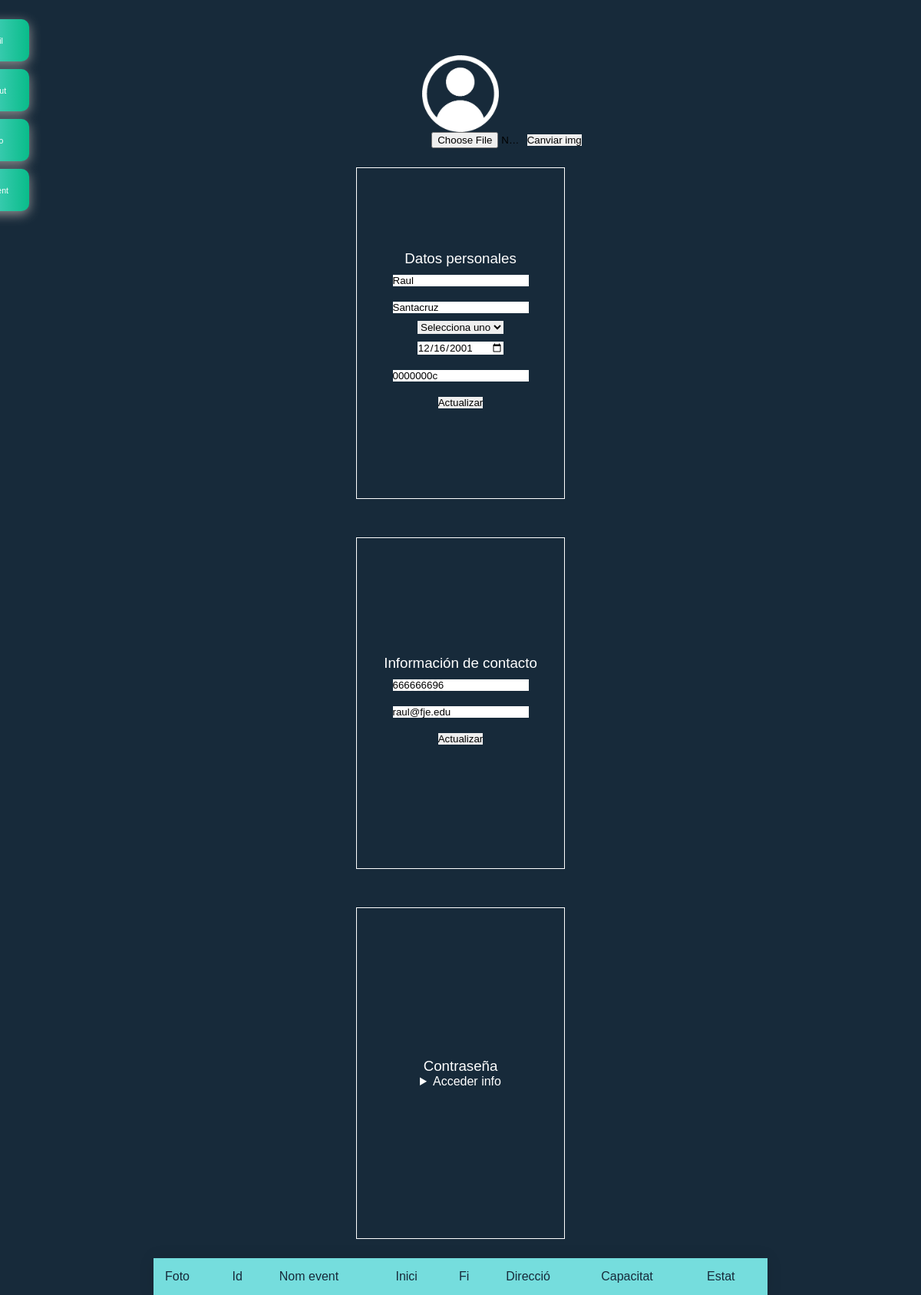
Screenshot of /view/perfil.php (signed in) with the database file from the repository.
### tables this page shows
CREATE TABLE `tbl_usuari` (
  `id_user` int(11) NOT NULL,
  `email_user` varchar(20) NOT NULL,
  `pass_user` varchar(40) DEFAULT NULL,
  `nom_user` varchar(20) NOT NULL,
  `cognom_user` varchar(20) NOT NULL,
  `dni_user` varchar(9) NOT NULL,
  `data_naix_user` date NOT NULL,
  `sexe_user` enum('Hombre','Mujer','Otros') NOT NULL,
  `telf_user` varchar(9) NOT NULL,
  `foto_user` varchar(200) DEFAULT NULL,
  `rol_user` int(11) NOT NULL
);

### view/perfil.php (the view, shortened to what this page needs)
<?php
if (isset($_SESSION['email'])){
    include_once '../services/conection.php';
    $email_usu= $_SESSION['email'] ;
?>
<!DOCTYPE html>
<html lang="en">
<head>
    <link rel="stylesheet" href="../css/styles.css">
    <link rel="stylesheet" href="../css/menu.css">
</head>
<?php
$user=$pdo->prepare("SELECT * from tbl_usuari WHERE email_user='$email_usu'");
                $user->execute();
                $user=$user->fetchAll(PDO::FETCH_ASSOC);
?>
<body class="profile">
    <div class="region-profile flex-cv">
        <?php foreach ($user as $user) { ?>
        <div class="foto-perfil">
            <img
             src="<?php if($user['foto_user']!=null){
                 echo $user['foto_user'];
             }else{
                 echo "../media/img/profile.png";
             }?>"
             >
             <form action="../procedures/profile/update-foto.php" method="POST" enctype="multipart/form-data">
                <input aria-required="true" required type="file" name="foto" id="" accept="image/*">
                <input type="submit" value="Canviar img">
            </form>
        </div>
        <div class="personal-data box-profile">
            <h3>Datos personales</h3>
            <form action="../procedures/profile/update-pd-profile.php">
                <input aria-required="true" required type="text" name="nom_user" id="" value="<?php echo $user['nom_user']; ?>">
                <input aria-required="true" required type="text" name="cognom_user" id="" value="<?php echo $user['cognom_user']; ?>">
                <select aria-required="true" required name="sexe_user" id="" value="<?php echo $user['sexe_user']; ?>">
                    <option value="">Selecciona uno</option>
                </select>
                <input aria-required="true" required type="date" name="data_naix_user" id="" value="<?php echo $user['data_naix_user']; ?>">
                <input aria-required="true" required type="text" name="dni_user" id="dni" value="<?php echo $user['dni_user']; ?>">
                <input type="submit" value="Actualizar">
            </form>
        </div>
        <div class="contact-data box-profile">
            <h3>Información de contacto</h3>
            <form action="../procedures/profile/update-cd-profile.php">
                <input aria-required="true" required type="telf" name="telf_user" value="<?php echo $user['telf_user']; ?>">
                <input aria-required="true" required type="email" name="email_user" id="" value="<?php echo $user['email_user']; ?>">
                <input type="submit" value="Actualizar">
            </form>
        </div>
        <div class="password box-profile">
            <h3>Contraseña</h3>
            <details><summary>Acceder info</summary>
            </details>
        </div>
                    <?php
                } ?>
                    <table>
            <thead>
                <tr>
                    <th>Foto</th>
                    <th>Id</th>
                    <th>Nom event</th>
                    <th>Inici</th>
                    <th>Fi</th>
                    <th>Direcció</th>
                    <th>Capacitat</th>
                    <th>Estat</th>
                </tr>
            </thead>
        </table>
    </div>
    <div class="leftMenu" id="leftMenu">
        <?php if(!isset($_SESSION['email'])){?>
            <button type="submit" title="Cerrar sesión" class="btn-micromenu color btn-abrirPop btn-abrirPop2"><i class="far fa-sign-out"></i><p>Iniciar sesion</p></button>
        <?php }else{?>
            <button title="Perfil" class="btn-micromenu color" ><a class="a-menu" href='../view/perfil.php'></a><i class="fas fa-user"></i><p>Perfil</p></button>
            <form action="../procedures/logout.proc.php" method="post">
                <button title="Cerrar sesión" class="btn-micromenu color"><i class="far fa-sign-out"></i><p>Logout</p></button>
            </form>
        <?php }?>
        <button title="Inicio" class="btn-micromenu color" ><i class="fas fa-home"></i><a class="a-menu" href='../view/inicio.php'></a><p>Inicio</p></button>
        <?php if(isset($_COOKIE["rol"]) && ($_COOKIE["rol"]=="Responsable" || $_COOKIE["rol"]=="SuperUser")){ ?>
            <button title="Event managment" class="btn-micromenu color" ><a class="a-menu" href='../view/tabla-responsable.php'></a><i class="fas fa-calendar-alt"></i><p>G.Event</p></button>
            <?php } ?>
    </div>
</body>
</html>
<?php
}else{
    header("Location:../view/inicio.php");
}?>

### css/styles.css (style rules this page uses)
.flex-cv, .region-event-single .event-data form, .profile .region-profile .foto-perfil, .profile .region-profile .box-profile, .profile .region-profile .box-profile form, .popup .form-body, .popup form { display: -webkit-box; display: -ms-flexbox; display: flex; -webkit-box-pack: center; -ms-flex-pack: center; justify-content: center; justify-items: center; -ms-flex-line-pack: center; align-content: center; -webkit-box-align: center; -ms-flex-align: center; align-items: center; }
:root { --color1: $color1; --color2: $color2; --color3: $color3; --color4: $color4; --color4: $color5; --red: $red; --yellow: $yellow; --white: $white; --black: $black; --fuente1: 'Quicksand', sans-serif; }
* { font-family: var(--fuente1); font-weight: 400; margin: 0; padding: 0; border: 0; }
body { height: 100%; width: 100%; min-height: 100vh; }
body.profile { background: #172A3A; }
:root { --surface-color: #fff; --curve: 40; }
.profile .region-profile { -webkit-box-orient: horizontal; -webkit-box-direction: normal; -ms-flex-flow: row wrap; flex-flow: row wrap; }
@media (max-width: 1200px) { .profile .region-profile { -webkit-box-orient: vertical; -webkit-box-direction: normal; -ms-flex-flow: column wrap; flex-flow: column wrap; } }
.profile .region-profile .foto-perfil { margin-top: calc(40px + 4vh); -webkit-box-orient: horizontal; -webkit-box-direction: normal; -ms-flex-flow: row wrap; flex-flow: row wrap; min-width: 90vw; }
@media (max-width: 1200px) { .profile .region-profile .foto-perfil { -webkit-box-orient: vertical; -webkit-box-direction: normal; -ms-flex-flow: column wrap; flex-flow: column wrap; } }
.profile .region-profile .foto-perfil img { max-height: 100px; }
.profile .region-profile .foto-perfil form { margin-left: 10vw; }
.profile .region-profile .foto-perfil form input[type='file'] { max-width: 10vw; }
.profile .region-profile .box-profile { -webkit-box-orient: vertical; -webkit-box-direction: normal; -ms-flex-flow: column; flex-flow: column; padding: 15px; margin: 25px; border: solid 1px #fff; min-height: 50vh; min-width: 20vw; }
.profile .region-profile .box-profile h3 { color: #fff; }
.profile .region-profile .box-profile summary { color: #fff; }
.profile .region-profile .box-profile form { -webkit-box-orient: vertical; -webkit-box-direction: normal; -ms-flex-flow: column; flex-flow: column; }
.profile .region-profile .box-profile form input { margin: 10px 5px; }
table { width: 800px; border-collapse: collapse; overflow: hidden; -webkit-box-shadow: 0 0 20px rgba(0, 0, 0, 0.1); box-shadow: 0 0 20px rgba(0, 0, 0, 0.1); }
th, td { padding: 15px; background-color: rgba(255, 255, 255, 0.2); color: #fff; }
th { text-align: left; }
thead th { background-color: #75DDDD; color: #172A3A; }

### rows the page displays
tbl_usuari: nom_user "Raul", cognom_user "Santacruz", data_naix_user "12/16/2001", dni_user "0000000c", telf_user "666666696", email_user "raul@fje.edu"
